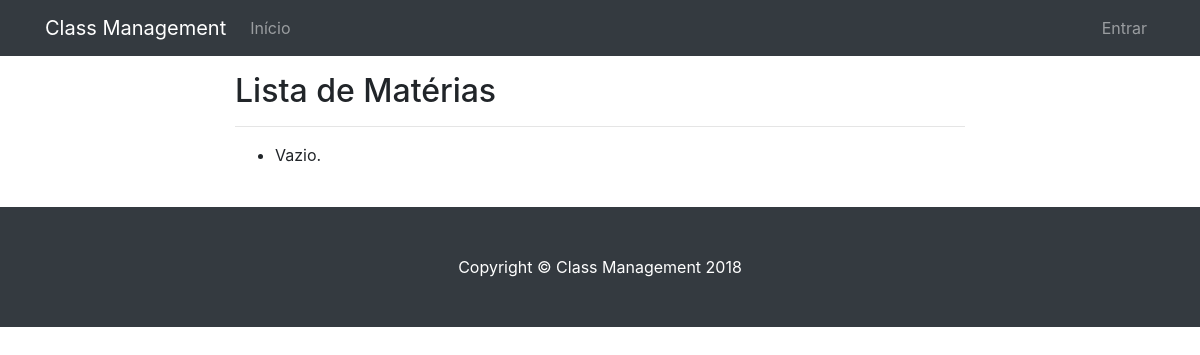
/visualizar/materia/, run on an earlier commit of the app's database.
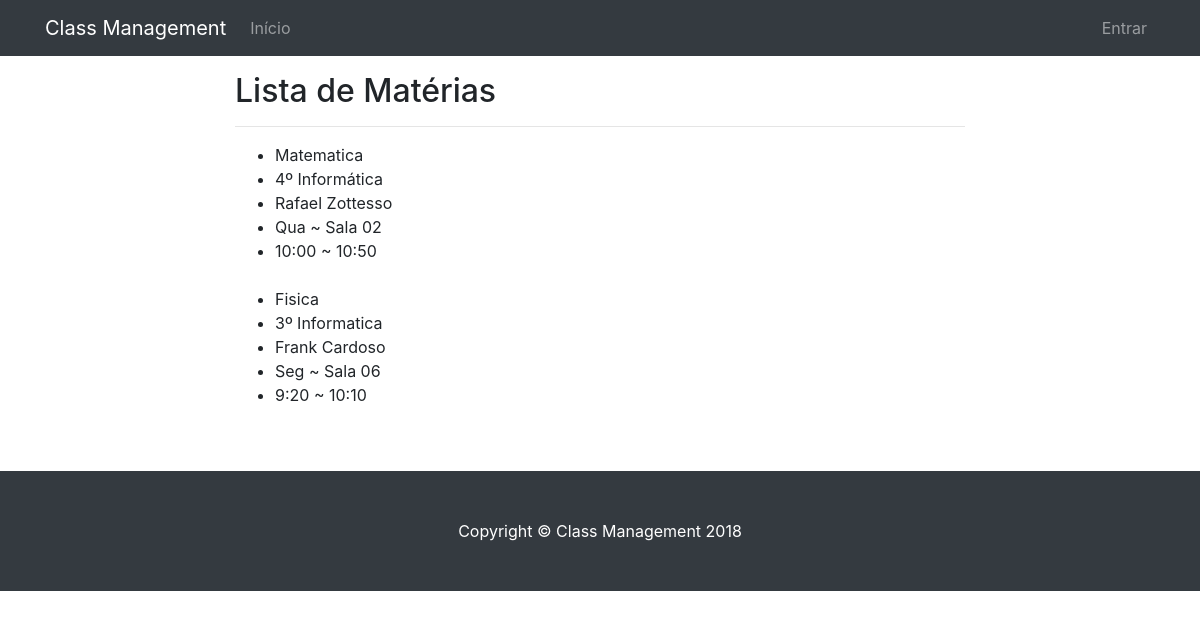
And on a later commit of the database.
### classmanagement/models.py (models this page shows, shortened)
class Materia(models.Model):
    DIA_CHOICES   = (
        ('Seg', 'Segunda'),
        ('Ter', 'Terca'),
        ('Qua', 'Quarta'),
        ('Qui', 'Quinta'),
        ('Sex', 'Sexta'),
        ('Sab', 'Sabado'),
        ('Dom', 'Domingo'),
    )
    nome                    = models.CharField(max_length=120, blank=False, null=False, help_text='Obrigatório.')
    local                   = models.CharField(max_length=120, blank=False, null=False, help_text='Exemplo: "Sala 02"')
    dia                     = models.CharField(max_length=3, blank=False, null=False, choices=DIA_CHOICES, help_text='Dia da Semana')
    horario_inicio          = models.CharField(max_length=5, blank=False, null=False, verbose_name="Horario de inicio", help_text='Exemplo: "20:00"')
    horario_fim             = models.CharField(max_length=5, blank=False, null=False, verbose_name="Horario final", help_text='Exemplo: "20:50"')
    turma                   = models.ForeignKey(Turma, on_delete=models.PROTECT, null=False, blank=False)
    professor               = models.ForeignKey(Professor, on_delete=models.PROTECT, null=False, blank=False)
    class Meta:
        verbose_name = 'Matéria'
        verbose_name_plural = 'Matérias'

class Turma(models.Model):
    nome                    = models.CharField(max_length=120, blank=False, null=False, help_text='Obrigatório.')
    alunos                  = models.ManyToManyField(User, help_text='Obrigatório', related_name='alunos_matriculados')
    data_cadastro           = models.DateField(auto_now_add=True)
    representante           = models.ForeignKey(User, on_delete=models.PROTECT, blank=False, null=False)
    colegio                 = models.ForeignKey(Colegio, on_delete=models.PROTECT, blank=False, null=False, help_text='Obrigatório.')
    def __str__(self):
        return self.nome

class Professor(models.Model):
    nome                    = models.CharField(max_length=120, blank=False, null=False, help_text='Obrigatório.')
    email                   = models.EmailField(max_length=120, blank=False, null=False, help_text='Obrigatório.')
    def __str__(self):
        return self.nome
    class Meta:
        verbose_name_plural = 'Professores'

### classmanagement/views.py (the view)
# urls.py: path('visualizar/materia/', views.MateriaListView.as_view(), name='visualizar_materia'),
class MateriaListView(generic.ListView):
    model = models.Materia
    template_name = 'list/materia_list.html'
    def get_context_data(selfself, **kwargs):
        context = super().get_context_data(**kwargs)
        context['titulo'] = 'Lista de Matérias'
        return context

### classmanagement/templates/list/materia_list.html (shortened to what this page needs)
{% extends "list.html" %}
{% block lista %}
<ul>
{% for materia in object_list %}
    <li>{{ materia.nome }}</li>
    <li>{{ materia.turma }}</li>
    <li>{{ materia.professor }}</li>
    <li>{{ materia.dia }} ~ {{ materia.local }}</li>
    <li>{{ materia.horario_inicio }} ~ {{ materia.horario_fim }}</li>
    <br>
{% empty %}
    <li>Vazio.</li>
{% endfor %}
</ul>
{% endblock %}

### classmanagement/templates/list.html (shortened to what this page needs)
{% extends "base.html" %}
{% load static %}
{% load bootstrap4 %}
{% block menu %}
{{ block.super }}
{% endblock %}
{% block topo %}
<br>
<br>
{% endblock %}
{% block conteudo %}
<div class="container">
  <div class="row">
    <div class="col-lg-8 mx-auto">
      <br>
      <h2>{{titulo}}</h2>
      <hr>
      {% block lista %}{% endblock %}
    </div>
  </div>
</div>
<br>
{% endblock %}

### classmanagement/templates/base.html (shortened to what this page needs)
{% load static %}
<!DOCTYPE html>
<html lang="en">
  <head>
    <link href="{% static 'vendor/bootstrap/css/bootstrap.min.css' %}" rel="stylesheet">
    <link href="{% static 'css/scrolling-nav.css' %}" rel="stylesheet">
    <link href="{% static 'css/style.css' %}" rel="stylesheet">
  </head>
  <body id="page-top">
    {% block menu %}
    <div id="menu">
      <nav class="navbar navbar-expand-lg navbar-dark bg-dark fixed-top" id="mainNav">
        <div class="container">
          <a class="navbar-brand js-scroll-trigger" href="/">Class Management</a>
          <div class="collapse navbar-collapse" id="navbarResponsive">
            <ul class="navbar-nav mr-auto">
              <li class="nav-item">
                <a class="nav-link js-scroll-trigger" href="{% url 'index' %}">Início</a>
              </li>
            </ul>
              {% if request.user.is_authenticated %}
              <ul class="navbar-nav ml-auto">
                <li class="nav-item dropdown">
                  <a class="nav-link dropdown-toggle" href="#" id="navbarDropdown" role="button" data-toggle="dropdown" aria-haspopup="true" aria-expanded="false">
                    Cadastros
                  </a>
                  <div class="dropdown-menu" aria-labelledby="navbarDropdown">
                    <a class="dropdown-item" href="{% url 'cadastrar_turma' %}">Turma</a>
                    <a class="dropdown-item" href="{% url 'cadastrar_professor' %}">Professor</a>
                    <a class="dropdown-item" href="{% url 'cadastrar_colegio' %}">Colegio</a>
                    <a class="dropdown-item" href="{% url 'cadastrar_materia' %}">Matéria</a>
                    <a class="dropdown-item" href="{% url 'cadastrar_atendimento' %}">Atendimento</a>
                    <a class="dropdown-item" href="{% url 'cadastrar_aviso' %}">Aviso</a>
                  </div>
                </li>
                <li class="nav-item dropdown">
                  <a class="nav-link dropdown-toggle" href="#" id="navbarDropdown" role="button" data-toggle="dropdown" aria-haspopup="true" aria-expanded="false">
                    Listas
                  </a>
                  <div class="dropdown-menu" aria-labelledby="navbarDropdown">
                    <a class="dropdown-item" href="{% url 'visualizar_aluno' %}">Aluno</a>
                    <a class="dropdown-item" href="{% url 'visualizar_turma' %}">Turma</a>
                    <a class="dropdown-item" href="{% url 'visualizar_professor' %}">Professor</a>
                    <a class="dropdown-item" href="{% url 'visualizar_colegio' %}">Colegio</a>
                    <a class="dropdown-item" href="{% url 'visualizar_materia' %}">Matéria</a>
                    <a class="dropdown-item" href="{% url 'visualizar_atendimento' %}">Atendimento</a>
                    <a class="dropdown-item" href="{% url 'visualizar_aviso' %}">Aviso</a>
                  </div>
                </li>
                <li class="nav-item dropdown">
                  <a class="nav-link dropdown-toggle" href="#" id="navbarDropdown" role="button" data-toggle="dropdown" aria-haspopup="true" aria-expanded="false">
                    {{request.user.first_name}} {{request.user.last_name}}
                  </a>
                  <div class="dropdown-menu" aria-labelledby="navbarDropdown">
                    <a class="dropdown-item" href="">Meu cadastro</a>
                    <a class="dropdown-item" href="{% url 'alterar-senha' %}">Alterar senha</a>
                    <div class="dropdown-divider"></div>
                    <a class="dropdown-item" href="/logout">Sair</a>
                  </div>
                </li>
              </ul>
            {% else %}
            <ul class="navbar-nav ml-auto">
              <li class="nav-item">
                <a class="nav-link js-scroll-trigger" href="{% url 'login' %}">Entrar</a>
              </li>
            </ul>
            {% endif %}
          </div>
        </div>
      </nav>
    </div>
    {% endblock %}
    {% block topo %}{% endblock %}
    {% block conteudo %}{% endblock %}
    {% block rodape %}
    <footer class="py-5 bg-dark">
      <div class="container">
        <p class="m-0 text-center text-white">Copyright &copy; Class Management 2018</p>
      </div>
    </footer>
    {% endblock %}
  </body>
</html>

### classmanagement/static/css/style.css (style rules this page uses)
a, a:hover { text-decoration: none; color: #FFFFFF; }

What changed in the data, as far as the page shows it:
added Materia: nome "Matematica", turma "4º Informática", professor "Rafael Zottesso", dia "Qua", local "Sala 02", horario_inicio "10:00", horario_fim "10:50"
added Materia: nome "Fisica", turma "3º Informatica", professor "Frank Cardoso", dia "Seg", local "Sala 06", horario_inicio "9:20", horario_fim "10:10"
Also different on the page:
text no longer shown: "Vazio."
